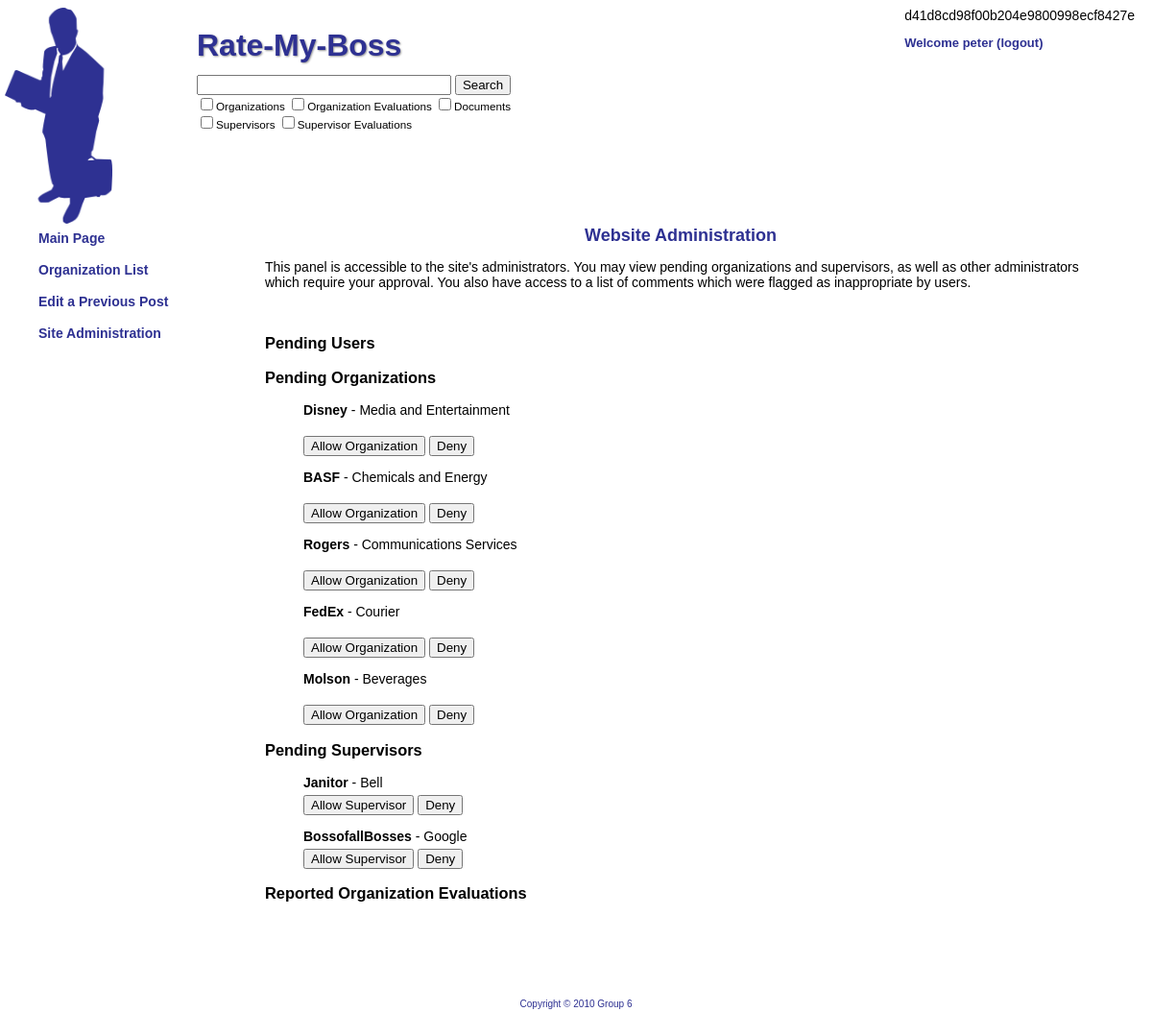
The page /index.php?page=siteadmin (signed in) on the database its author committed.
### tables this page shows
create table organization
(
orgId INT NOT NULL AUTO_INCREMENT,
name VARCHAR(40) NOT NULL,
industryType VARCHAR(40) NOT NULL,
city VARCHAR(40) NOT NULL,
province VARCHAR(40) NOT NULL,
website VARCHAR(40),
numberofEmployees INT,
isPending INT NOT NULL,
PRIMARY KEY (orgId)
);

create table supervisor
(
superId INT NOT NULL AUTO_INCREMENT,
orgId INT NOT NULL,
title VARCHAR(40) NOT NULL,
levelOfAuthority INT,
isPending INT NOT NULL,
PRIMARY KEY (superId),
FOREIGN KEY (orgId) REFERENCES organization
);

### php/pages/siteadmin.php (the view, shortened to what this page needs)
	<div class="main">
			<h1>Website Administration</h1>
			<p>This panel is accessible to the site's administrators. You may
			view pending organizations and supervisors, as well as other administrators
			which require your approval. You also have access to a list of comments
			which were flagged as inappropriate by users.</p>
			<br />
<?php
echo "		<h3>Pending Users</h3>
			<ul>
	";
echo "		</ul>";
$query = "SELECT * FROM organization WHERE isPending";
$result = mysql_query($query);
echo "		<h3>Pending Organizations</h3>
			<ul>
	";
while ($row = mysql_fetch_array($result)) {
	echo "<li>
		<form action='' method='post'>
		<p><strong>$row[name]</strong> - $row[industryType]</li>
		<input type='submit' name='confirm_org_$row[orgId]' value='Allow Organization'/>
		<input type='submit' name='deny_org_$row[orgId]' value='Deny'/></p>
		";
}
echo "		</ul>";
$query = "SELECT * FROM supervisor WHERE isPending ORDER BY orgId";
$result = mysql_query($query);
echo "		<h3>Pending Supervisors</h3>
			<ul>
	";
while ($row = mysql_fetch_array($result)) {
	$subquery = "SELECT name FROM organization WHERE orgId=$row[orgId]";
	$subresult = mysql_query($subquery);
	$subrow = mysql_fetch_array($subresult);
	echo "<li>
		<form action='' method='post'>
		<strong>$row[title]</strong> - $subrow[name]</li>
		<input type='submit' name='confirm_super_$row[superId]' value='Allow Supervisor'/>
		<input type='submit' name='deny_super_$row[superId]' value='Deny'/></p>
		";
}
echo "		</ul>";
echo "		<h3>Reported Organization Evaluations</h3>
			<ul>
	";
echo "		</ul>";
?>
	</div>

### www/style.css (style rules this page uses)
body { font-family: Helvetica, Arial, sans-serif; font-size: 14px; color: #000000; }
h1 { font-size: 18px; font-weight: bold; color: #2E3192; text-align: center; }
strong { font-weight: bold; }
.main { margin-top: 168px; margin-left: 268px; margin-right: 50px; }
ul { list-style: none; }
li { padding-bottom: 5px; }

### rows shown on the page
organization: name "Disney", industryType "Media and Entertainment"
organization: name "BASF", industryType "Chemicals and Energy"
organization: name "Rogers", industryType "Communications Services"
organization: name "FedEx", industryType "Courier"
organization: name "Molson", industryType "Beverages"
supervisor: title "Janitor", orgId.name "Bell"
supervisor: title "BossofallBosses", orgId.name "Google"

### other values the page prints
$password "d41d8cd98f00b204e9800998ecf8427e"
$_SESSION['username'] "peter"
